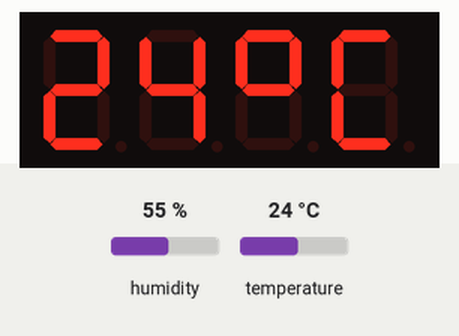
Bench run of a sketch on a simulated STM32 Blue Pill. Parts: 4-digit seven-segment display. Wiring (inferred from the names in the program): 4-digit 7-segment display, segments lit when LOW: segments PA0, PA1, PA2, PA3, PA4, PA5, PA6; digit selects PB12, PB13, PB14, PB15. The test bench sets the inputs (shaded band); at power-on: temperature 24 °C, humidity 55 %. The segment pins are drawn as the display they are named for.

Above: at 2.8 s.
2.9 s: temperature set to 12 °C
At 5.2 s:
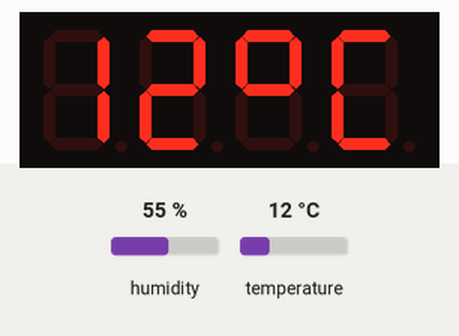
5.6 s: temperature set to 19 °C
At 7.4 s:
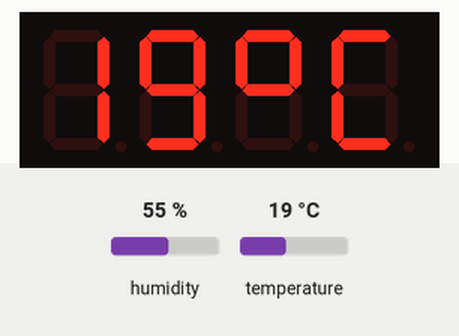
8.3 s: humidity set to 22 %
At 14.1 s:
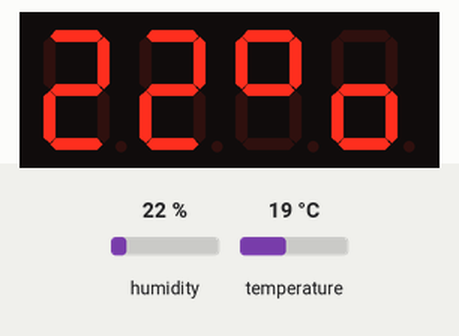
14.3 s: humidity set to 40 %
At 17.1 s:
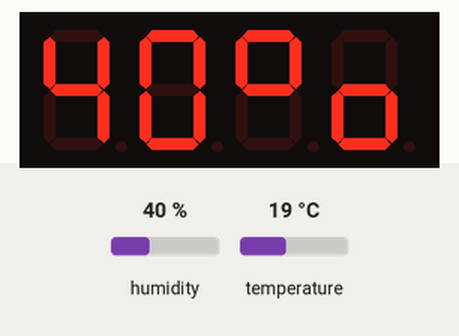
Timing chart, 0 to 18.6 s (numbered marks = the images above; inputs shaded):
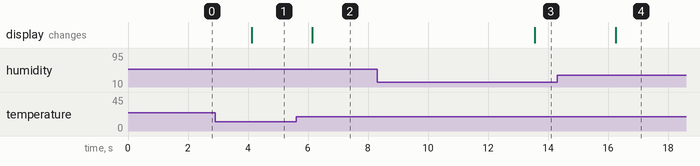

Measured:
- after the input at 2.9 s, the display: changes after 1.2 s (image 1)
- after the input at 5.6 s, the display: changes after 0.54 s (image 2)
- after the input at 8.3 s, the display: changes after 5.3 s (image 3)
- after the input at 14.3 s, the display: changes after 2.0 s (image 4)

The sketch:

4digit_stm32.ino
```cpp
#include <DHT.h>;

#define DHT11_PIN PB1
#define DHTTYPE DHT11

DHT dht(DHT11_PIN, DHTTYPE);

int temp, hum;

byte segA = PA0; //Display pin 11
byte segB = PA1; //Display pin 7
byte segC = PA2; //Display pin 4
byte segD = PA3; //Display pin 2
byte segE = PA4; //Display pin 1
byte segF = PA5; //Display pin 10
byte segG = PA6; //Display pin 5
byte digit1 = PB12;
byte digit2 = PB13;
byte digit3 = PB14;
byte digit4 = PB15;

void setup() {
  dht.begin();
  pinMode(segA, OUTPUT);
  pinMode(segB, OUTPUT);
  pinMode(segC, OUTPUT);
  pinMode(segD, OUTPUT);
  pinMode(segE, OUTPUT);
  pinMode(segF, OUTPUT);
  pinMode(segG, OUTPUT);
  pinMode(digit1, OUTPUT);
  pinMode(digit2, OUTPUT);
  pinMode(digit3, OUTPUT);
  pinMode(digit4, OUTPUT);
}
void loop() {
  temp = dht.readTemperature();
  hum = dht.readHumidity();

  for (int i = 0; i < 4000; i++) {
    temp = dht.readTemperature();
    hum = dht.readHumidity();
    degres(temp);
  }
  for (int i = 0; i < 4000; i++) {
    temp = dht.readTemperature();
    hum = dht.readHumidity();
    humidite(hum);
  }

}
void degres(int toDisplay) {
#define DISPLAY_BRIGHTNESS  750

#define DIGIT_ON  1   //ANODE = 1; CATHODE = 0;
#define DIGIT_OFF 0   //ANODE = 0; CATHODE = 1;

  for (int digit = 4 ; digit > 0 ; digit--) {

    //Turn on a digit for a short amount of time
    switch (digit) {
      case 1:
        digitalWrite(digit1, DIGIT_ON);
        lightNumber(toDisplay % 10); // display degree symbol
        toDisplay /= 10;
        delayMicroseconds(DISPLAY_BRIGHTNESS);
        break;
      case 2:
        digitalWrite(digit2, DIGIT_ON);
        lightNumber(toDisplay % 10); // display degree symbol
        toDisplay /= 10;
        delayMicroseconds(DISPLAY_BRIGHTNESS);
        break;
      case 3:
        digitalWrite(digit3, DIGIT_ON);
        lightNumber(11); // display degree symbol
        //toDisplay /= 10;
        delayMicroseconds(DISPLAY_BRIGHTNESS);
        break;
      case 4:
        digitalWrite(digit4, DIGIT_ON);
        lightNumber(12); // display degree symbol
        //toDisplay /= 10;
        delayMicroseconds(DISPLAY_BRIGHTNESS);
        break;
    }
    //Turn off all segments
    lightNumber(10);

    //Turn off all digits
    digitalWrite(digit1, DIGIT_OFF);
    digitalWrite(digit2, DIGIT_OFF);
    digitalWrite(digit3, DIGIT_OFF);
    digitalWrite(digit4, DIGIT_OFF);

  }
}
void humidite(int toDisplay) {
#define DISPLAY_BRIGHTNESS  750

#define DIGIT_ON  1   //ANODE = 1; CATHODE = 0;
#define DIGIT_OFF 0   //ANODE = 0; CATHODE = 1;

  for (int digit = 4 ; digit > 0 ; digit--) {

    //Turn on a digit for a short amount of time
    switch (digit) {
      case 1:
        digitalWrite(digit1, DIGIT_ON);
        lightNumber(toDisplay % 10); // display degree symbol
        toDisplay /= 10;
        delayMicroseconds(DISPLAY_BRIGHTNESS);
        break;
      case 2:
        digitalWrite(digit2, DIGIT_ON);
        lightNumber(toDisplay % 10); // display degree symbol
        toDisplay /= 10;
        delayMicroseconds(DISPLAY_BRIGHTNESS);
        break;
      case 3:
        digitalWrite(digit3, DIGIT_ON);
        lightNumber(11);
        //toDisplay /= 10;
        delayMicroseconds(DISPLAY_BRIGHTNESS);
        break;
      case 4:
        digitalWrite(digit4, DIGIT_ON);
        lightNumber(13);
        //toDisplay /= 10;
        delayMicroseconds(DISPLAY_BRIGHTNESS);
        break;
    }
    //Turn off all segments
    lightNumber(10);

    //Turn off all digits
    digitalWrite(digit1, DIGIT_OFF);
    digitalWrite(digit2, DIGIT_OFF);
    digitalWrite(digit3, DIGIT_OFF);
    digitalWrite(digit4, DIGIT_OFF);

  }
}
//Given a number, turns on those segments
//If number == 10, then turn off number
void lightNumber(int numberToDisplay) {
  //ANODE = 1; CATHODE = 0;
#define SEGMENT_ON  0 //ANODE = 0; CATHODE = 1;
#define SEGMENT_OFF 1 //ANODE = 1; CATHODE = 0;

  switch (numberToDisplay) {

    case 0:
      digitalWrite(segA, SEGMENT_ON);
      digitalWrite(segB, SEGMENT_ON);
      digitalWrite(segC, SEGMENT_ON);
      digitalWrite(segD, SEGMENT_ON);
      digitalWrite(segE, SEGMENT_ON);
      digitalWrite(segF, SEGMENT_ON);
      digitalWrite(segG, SEGMENT_OFF);
      digitalWrite(13, SEGMENT_OFF);
      break;

    case 1:
      digitalWrite(segA, SEGMENT_OFF);
      digitalWrite(segB, SEGMENT_ON);
      digitalWrite(segC, SEGMENT_ON);
      digitalWrite(segD, SEGMENT_OFF);
      digitalWrite(segE, SEGMENT_OFF);
      digitalWrite(segF, SEGMENT_OFF);
      digitalWrite(segG, SEGMENT_OFF);
      digitalWrite(13, SEGMENT_OFF);
      break;

    case 2:
      digitalWrite(segA, SEGMENT_ON);
      digitalWrite(segB, SEGMENT_ON);
      digitalWrite(segC, SEGMENT_OFF);
      digitalWrite(segD, SEGMENT_ON);
      digitalWrite(segE, SEGMENT_ON);
      digitalWrite(segF, SEGMENT_OFF);
      digitalWrite(segG, SEGMENT_ON);
      digitalWrite(13, SEGMENT_OFF);
      break;

    case 3:
      digitalWrite(segA, SEGMENT_ON);
      digitalWrite(segB, SEGMENT_ON);
      digitalWrite(segC, SEGMENT_ON);
      digitalWrite(segD, SEGMENT_ON);
      digitalWrite(segE, SEGMENT_OFF);
      digitalWrite(segF, SEGMENT_OFF);
      digitalWrite(segG, SEGMENT_ON);
      digitalWrite(13, SEGMENT_OFF);
      break;

    case 4:
      digitalWrite(segA, SEGMENT_OFF);
      digitalWrite(segB, SEGMENT_ON);
      digitalWrite(segC, SEGMENT_ON);
      digitalWrite(segD, SEGMENT_OFF);
      digitalWrite(segE, SEGMENT_OFF);
      digitalWrite(segF, SEGMENT_ON);
      digitalWrite(segG, SEGMENT_ON);
      digitalWrite(13, SEGMENT_OFF);
      break;

    case 5:
      digitalWrite(segA, SEGMENT_ON);
      digitalWrite(segB, SEGMENT_OFF);
      digitalWrite(segC, SEGMENT_ON);
      digitalWrite(segD, SEGMENT_ON);
      digitalWrite(segE, SEGMENT_OFF);
      digitalWrite(segF, SEGMENT_ON);
      digitalWrite(segG, SEGMENT_ON);
      digitalWrite(13, SEGMENT_OFF);
      break;

    case 6:
      digitalWrite(segA, SEGMENT_ON);
      digitalWrite(segB, SEGMENT_OFF);
      digitalWrite(segC, SEGMENT_ON);
      digitalWrite(segD, SEGMENT_ON);
      digitalWrite(segE, SEGMENT_ON);
      digitalWrite(segF, SEGMENT_ON);
      digitalWrite(segG, SEGMENT_ON);
      digitalWrite(13, SEGMENT_OFF);
      break;

    case 7:
      digitalWrite(segA, SEGMENT_ON);
      digitalWrite(segB, SEGMENT_ON);
      digitalWrite(segC, SEGMENT_ON);
      digitalWrite(segD, SEGMENT_OFF);
      digitalWrite(segE, SEGMENT_OFF);
      digitalWrite(segF, SEGMENT_OFF);
      digitalWrite(segG, SEGMENT_OFF);
      digitalWrite(13, SEGMENT_OFF);
      break;

    case 8:
      digitalWrite(segA, SEGMENT_ON);
      digitalWrite(segB, SEGMENT_ON);
      digitalWrite(segC, SEGMENT_ON);
      digitalWrite(segD, SEGMENT_ON);
      digitalWrite(segE, SEGMENT_ON);
      digitalWrite(segF, SEGMENT_ON);
      digitalWrite(segG, SEGMENT_ON);
      digitalWrite(13, SEGMENT_OFF);
      break;

    case 9:
      digitalWrite(segA, SEGMENT_ON);
      digitalWrite(segB, SEGMENT_ON);
      digitalWrite(segC, SEGMENT_ON);
      digitalWrite(segD, SEGMENT_ON);
      digitalWrite(segE, SEGMENT_OFF);
      digitalWrite(segF, SEGMENT_ON);
      digitalWrite(segG, SEGMENT_ON);
      digitalWrite(13, SEGMENT_OFF);
      break;

    // all segment are ON
    case 10:
      digitalWrite(segA, SEGMENT_OFF);
      digitalWrite(segB, SEGMENT_OFF);
      digitalWrite(segC, SEGMENT_OFF);
      digitalWrite(segD, SEGMENT_OFF);
      digitalWrite(segE, SEGMENT_OFF);
      digitalWrite(segF, SEGMENT_OFF);
      digitalWrite(segG, SEGMENT_OFF);
      digitalWrite(13, SEGMENT_OFF);
      break;

    case 11: //°
      digitalWrite(segA, SEGMENT_ON);
      digitalWrite(segB, SEGMENT_ON);
      digitalWrite(segC, SEGMENT_OFF);
      digitalWrite(segD, SEGMENT_OFF);
      digitalWrite(segE, SEGMENT_OFF);
      digitalWrite(segF, SEGMENT_ON);
      digitalWrite(segG, SEGMENT_ON);
      digitalWrite(13, SEGMENT_OFF);
      break;

    case 12: //C
      digitalWrite(segA, SEGMENT_ON);
      digitalWrite(segB, SEGMENT_OFF);
      digitalWrite(segC, SEGMENT_OFF);
      digitalWrite(segD, SEGMENT_ON);
      digitalWrite(segE, SEGMENT_ON);
      digitalWrite(segF, SEGMENT_ON);
      digitalWrite(segG, SEGMENT_OFF);
      digitalWrite(13, SEGMENT_OFF);
      break;

    case 13://o
      digitalWrite(segA, SEGMENT_OFF);
      digitalWrite(segB, SEGMENT_OFF);
      digitalWrite(segC, SEGMENT_ON);
      digitalWrite(segD, SEGMENT_ON);
      digitalWrite(segE, SEGMENT_ON);
      digitalWrite(segF, SEGMENT_OFF);
      digitalWrite(segG, SEGMENT_ON);
      digitalWrite(13, SEGMENT_OFF);
      break;

  }
}
```
